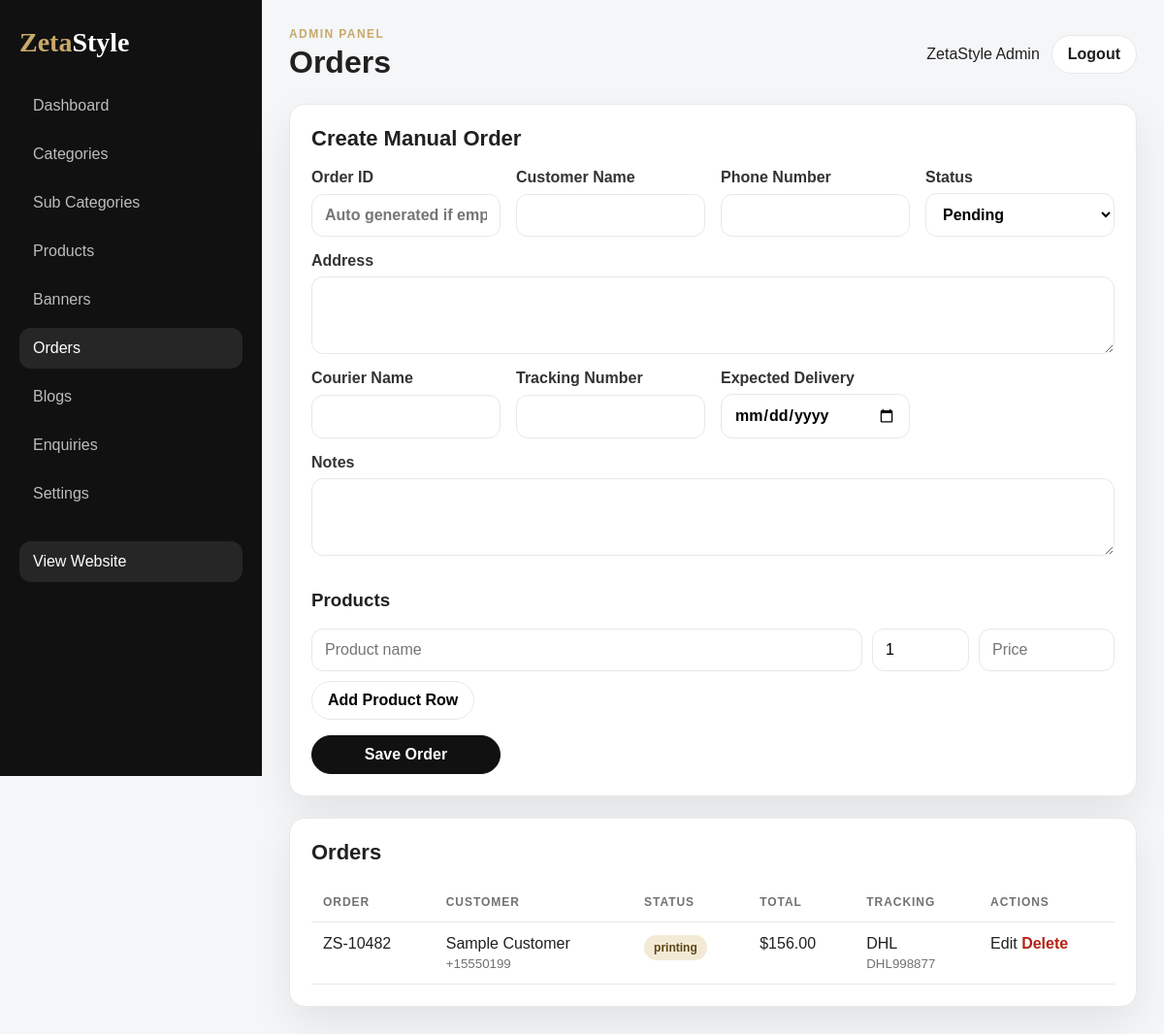
Page /admin/orders/index.php (signed in) on the committed database.
### tables this page shows
CREATE TABLE orders (
    id INT UNSIGNED AUTO_INCREMENT PRIMARY KEY,
    order_id VARCHAR(40) NOT NULL UNIQUE,
    customer_name VARCHAR(140) NOT NULL,
    phone VARCHAR(40) NOT NULL,
    address TEXT NOT NULL,
    notes TEXT NULL,
    status ENUM('pending','confirmed','printing','packed','shipped','delivered','cancelled') NOT NULL DEFAULT 'pending',
    courier_name VARCHAR(120) NOT NULL DEFAULT '',
    tracking_number VARCHAR(120) NOT NULL DEFAULT '',
    expected_delivery DATE NULL,
    total_amount DECIMAL(10,2) NOT NULL DEFAULT 0,
    created_at TIMESTAMP DEFAULT CURRENT_TIMESTAMP,
    updated_at TIMESTAMP DEFAULT CURRENT_TIMESTAMP ON UPDATE CURRENT_TIMESTAMP
);

### includes/functions.php (called while the page is built, shortened)
<?php
function e(string $value): string
{
    return htmlspecialchars($value, ENT_QUOTES, 'UTF-8');
}
function money(float $amount): string
{
    return CURRENCY . number_format($amount, 2);
}
    ?>

### admin/bootstrap.php (called while the page is built, shortened)
<?php
require_once __DIR__ . '/../includes/functions.php';
function order_statuses(): array
{
    return ['pending', 'confirmed', 'printing', 'packed', 'shipped', 'delivered', 'cancelled'];
}

### admin/orders/index.php (the view, shortened to what this page needs)
<?php
require_once __DIR__ . '/../bootstrap.php';
$pdo = admin_db();
$edit=null; $editItems=[];
$rows=$pdo->query('SELECT * FROM orders ORDER BY id DESC LIMIT 50')->fetchAll();
require __DIR__ . '/../header.php';
?>
<section class="panel"><div class="panel-head"><h2><?= $edit?'Edit':'Create'; ?> Manual Order</h2></div><form class="admin-form product-form" method="post">
<label>Order ID<input name="order_id" value="<?= e((string)($edit['order_id']??'')); ?>" placeholder="Auto generated if empty"></label><label>Customer Name<input name="customer_name" value="<?= e((string)($edit['customer_name']??'')); ?>" required></label><label>Phone Number<input name="phone" value="<?= e((string)($edit['phone']??'')); ?>" required></label><label>Status<select name="status"><?php foreach(order_statuses() as $status): ?><option value="<?= e($status); ?>" <?= ($edit['status']??'pending')===$status?'selected':''; ?>><?= e(ucfirst($status)); ?></option><?php endforeach; ?></select></label>
<label class="wide">Address<textarea name="address" rows="3"><?= e((string)($edit['address']??'')); ?></textarea></label><label>Courier Name<input name="courier_name" value="<?= e((string)($edit['courier_name']??'')); ?>"></label><label>Tracking Number<input name="tracking_number" value="<?= e((string)($edit['tracking_number']??'')); ?>"></label><label>Expected Delivery<input type="date" name="expected_delivery" value="<?= e((string)($edit['expected_delivery']??'')); ?>"></label><label class="wide">Notes<textarea name="notes" rows="3"><?= e((string)($edit['notes']??'')); ?></textarea></label>
<div class="wide"><h3>Products</h3><div data-order-items><?php $items=$editItems ?: [['product_name'=>'','quantity'=>1,'price'=>'']]; foreach($items as $i=>$item): ?><div class="order-item-row"><input name="items[<?= $i; ?>][product_name]" placeholder="Product name" value="<?= e((string)($item['product_name']??'')); ?>"><input type="number" name="items[<?= $i; ?>][quantity]" value="<?= e((string)($item['quantity']??1)); ?>"><input type="number" step="0.01" name="items[<?= $i; ?>][price]" placeholder="Price" value="<?= e((string)($item['price']??'')); ?>"></div><?php endforeach; ?></div><button class="admin-btn" type="button" data-add-order-item>Add Product Row</button></div><button class="admin-btn primary">Save Order</button></form></section>
<section class="panel"><div class="panel-head"><h2>Orders</h2></div><div class="table-wrap"><table><thead><tr><th>Order</th><th>Customer</th><th>Status</th><th>Total</th><th>Tracking</th><th>Actions</th></tr></thead><tbody><?php foreach($rows as $row): ?><tr><td><?= e($row['order_id']); ?></td><td><?= e($row['customer_name']); ?><small><?= e($row['phone']); ?></small></td><td><span class="pill"><?= e($row['status']); ?></span></td><td><?= money((float)$row['total_amount']); ?></td><td><?= e($row['courier_name']); ?><small><?= e($row['tracking_number']); ?></small></td><td><a href="?edit=<?= (int)$row['id']; ?>">Edit</a> <a class="danger-link" href="?delete=<?= (int)$row['id']; ?>" data-confirm>Delete</a></td></tr><?php endforeach; ?></tbody></table></div></section>
<?php require __DIR__ . '/../footer.php'; ?>

### admin/assets/css/admin.css (style rules this page uses)
:root { --dark:#111;--gold:#c8a96a;--bg:#f5f6f8;--line:#e8e8e8;--text:#202020;--muted:#727272;--white:#fff;--danger:#b42318;--radius:16px;--shadow:0 18px 44px rgba(17,17,17,.08) }
* { box-sizing:border-box }
body { margin:0;background:var(--bg);color:var(--text);font-family:Arial,sans-serif }
a { color:inherit;text-decoration:none }
input,select,textarea,button { font:inherit }
.admin-user a,.admin-btn { border:1px solid var(--line);background:var(--white);border-radius:999px;padding:10px 16px;cursor:pointer;font-weight:700;display:inline-flex;align-items:center;justify-content:center }
.admin-btn.primary { background:var(--dark);border-color:var(--dark);color:#fff }
.stat-card,.panel { background:var(--white);border:1px solid var(--line);border-radius:var(--radius);box-shadow:var(--shadow) }
.panel { padding:22px;margin-bottom:22px }
.panel-head { display:flex;justify-content:space-between;gap:18px;align-items:center;margin-bottom:18px }
.panel-head h2 { margin:0;font-size:22px }
.table-wrap { overflow:auto }
table { width:100%;border-collapse:collapse }
th,td { text-align:left;padding:13px 12px;border-bottom:1px solid var(--line);vertical-align:top }
th { font-size:12px;text-transform:uppercase;color:var(--muted);letter-spacing:.08em }
td small { display:block;color:var(--muted);margin-top:4px }
.pill { display:inline-flex;padding:6px 10px;border-radius:999px;background:#f3ead6;color:#5c4515;font-size:12px;font-weight:700 }
.admin-form { display:grid;grid-template-columns:repeat(3,1fr);gap:16px }
.admin-form.product-form { grid-template-columns:repeat(4,1fr) }
.admin-form label { display:grid;gap:7px;font-weight:700;color:#333 }
.admin-form input,.admin-form select,.admin-form textarea,.search-form input,.search-form select { width:100%;border:1px solid var(--line);border-radius:12px;padding:12px 13px;background:#fff }
.wide { grid-column:1/-1 }
.danger-link { color:var(--danger);font-weight:700 }
.order-item-row { display:grid;grid-template-columns:1fr 100px 140px;gap:10px;margin-bottom:10px }

### rows in the picture
orders: order "ZS-10482", customer_name "Sample Customer", phone "+15550199", status "printing", total_amount "$156.00", courier_name "DHL", tracking_number "DHL998877"

### other values in the picture
$adminTitle "Orders"
$_SESSION['admin_name'] "ZetaStyle Admin"
form field status "Pending"
